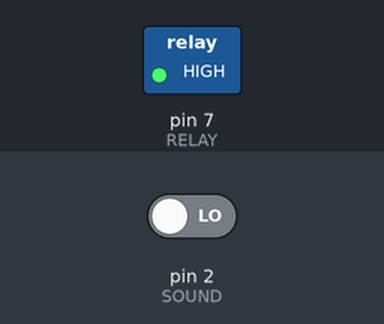
A sketch run on a simulated Arduino Uno, built with avr-gcc and run on an emulated ATmega328P. On the bench: switched loads named in the sketch (green lamp = pin HIGH). The test bench sets the inputs (shaded band); at power-on: pin 2 (SOUND) LOW.

Above: at 1.2 s.
1.3 s: pin 2 (SOUND) driven HIGH
At 1.6 s:
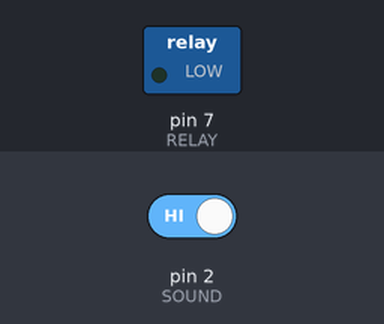
2.8 s: pin 2 (SOUND) driven LOW
At 3.9 s:
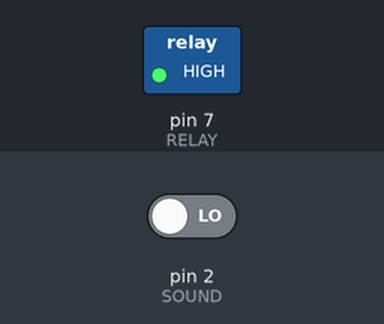
Timing chart, 0 to 5.8 s (numbered marks = the images above; inputs shaded):
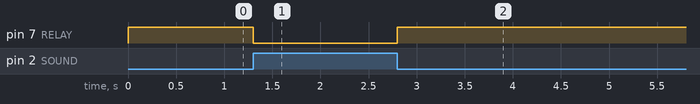

Measured:
- after the input at 1.3 s, pin 7 (RELAY): HIGH → LOW at once
- after the input at 2.8 s, pin 7 (RELAY): LOW → HIGH at once

The sketch:

10_Sound_Relay.ino
```cpp
const int SOUND = 2;
const int RELAY = 7;

void setup() {
  pinMode(SOUND, INPUT);
  pinMode(RELAY, OUTPUT);
  digitalWrite(RELAY, HIGH);
}

void loop() {
  bool adaSuara = digitalRead(SOUND) == HIGH;
  digitalWrite(RELAY, adaSuara ? LOW : HIGH);
  delay(100);
}
```
